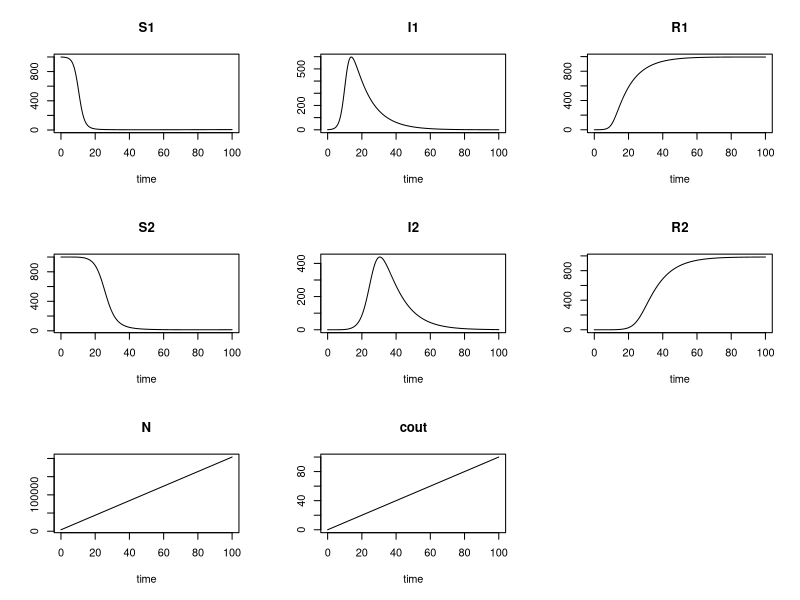
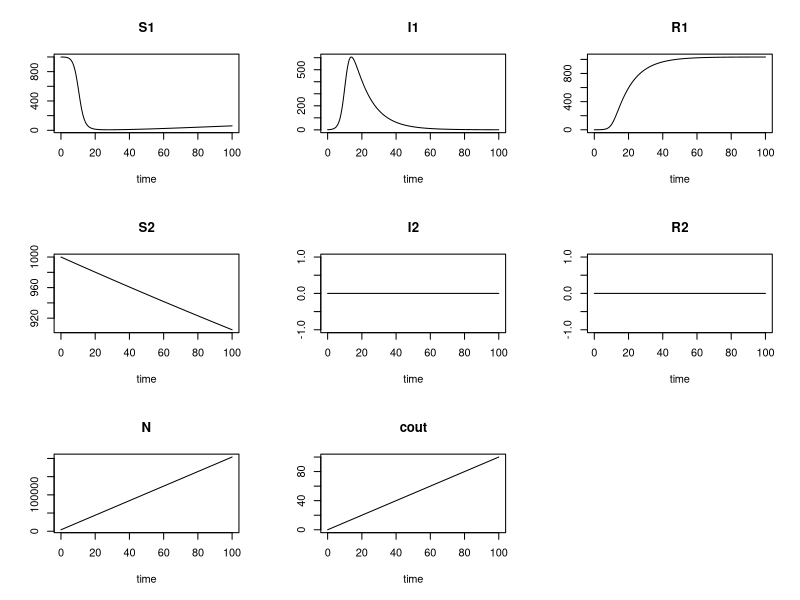
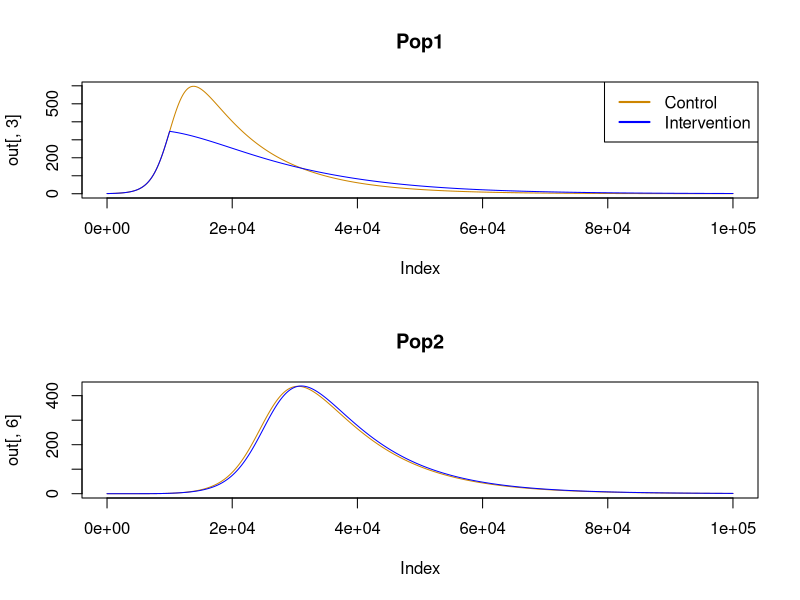
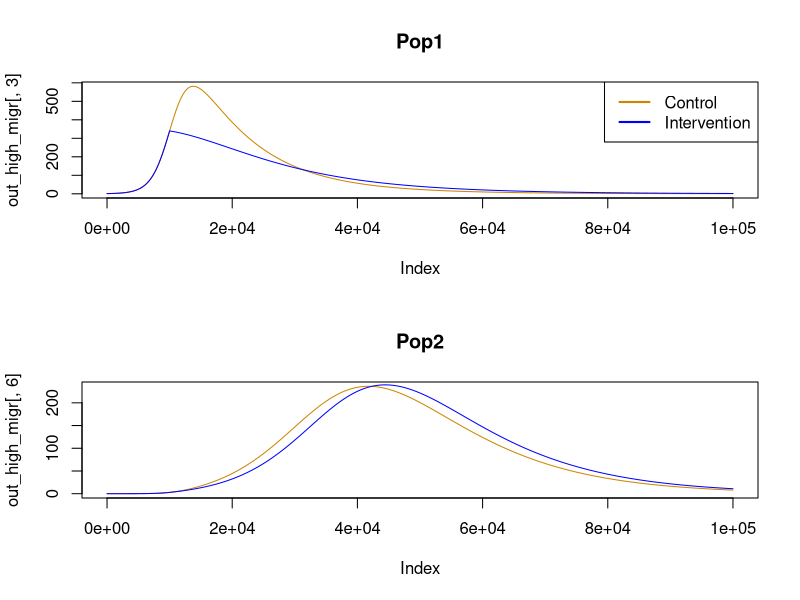

The R script that drew these images, in order:
library(deSolve)
setwd("C:/mgh/spatial")

SIR_patch<-function(t, state, parameters) {
  with(as.list(c(state, parameters)),{
    P1 <- S1 + I1 + R1
    P2 <- S2 + I2 + R2

    if (t >= tbit){beta1 <- beta1 * tbeff}

    lam1 <- beta1 * I1 / P1
    lam2 <- beta2 * I2 / P2
    
    dS1 <- mu*P1 - mu*S1 - lam1*S1 - f12*S1 + f21*S2 
    dI1 <- lam1*S1 - tau*I1 - mu*I1 - f12*I1 + f21*I2
    dR1 <- tau*I1 - mu*R1 - f12*R1 + f21*R2
    dS2 <- mu*P2 - mu*S2 - lam2*S2 + f12*S1 - f21*S2  
    dI2 <- lam2*S2 - tau*I2 - mu*I2 + f12*I1 - f21*I2
    dR2 <- tau*I2 - mu*R2 + f12*R1 - f21*R2

    N <- P1 + P2
    count <- 1
    list(c(dS1, dI1, dR1, dS2, dI2, dR2, N, count))})
}


initP1 <- 1000
initI1 <- 1
initR1 <- 0
initS1 <- initP1 - initI1 - initR1

initP2 <- 1000
initR2 <- 0
initI2 <- 0
initS2 <- initP2 - initI2 - initR2

istate <- c(S1 = initS1, I1 = initI1, R1 = initR1, 
            S2 = initS2, I2 = initI2, R2 = initR2, 
            N = initS1 + initS1 + initR1 + initS2 + initS2 + initR2,
            cout = 0)

parameters <- c(
  mu = (1 / (50 * 52 * 7)),
  beta1 = 0.75,
  beta2 = 0.45,
  tau = 1 / 10,
  f12 = 0.001,
  f21 = 0.001,
  tbit = 1e100
)

time_start <- 0
time_stop <- 100
deltat<- 0.001
tps <- seq(time_start , time_stop , by = deltat)
tt <- seq(1, length(tps), by = 1/deltat)

out <- deSolve::ode(y = istate, times = tps, func = SIR_patch, parms = parameters) 
plot(out)
ww <- which(out[, 1] %% 1 == 0)
sum(out[ww, 2:4]) + sum(out[ww, 5:7])
tail(out[, 8], 1)
tail(out[, 9], 1)


parameters["f12"] <- 0.0
out_no_migration <- deSolve::ode(y = istate, times = tps, func = SIR_patch, parms = parameters) 
plot(out_no_migration)

parameters["f12"] <- 0.001
parameters["tbit"] <- 10
parameters["tbeff"] <- 0.2
out_intervention <- deSolve::ode(y = istate, times = tps, func = SIR_patch, parms = parameters) 
par(mfrow=c(2,1))
plot(out[,3], type = "l", col = "orange3", main = "Pop1")
lines(out_intervention[,3], type = "l", col = "blue")
legend("topright", legend = c("Control", "Intervention"), lwd = 2, col = c("orange3", "blue"))
plot(out[,6], type = "l", col = "orange3", main = "Pop2")
lines(out_intervention[,6], type = "l", col = "blue")


parameters["tbit"] <- 1e100
parameters["f12"] <- 0.003
parameters["f21"] <- 0.001  
parameters["beta2"] <- 0.25
out_high_migr <- deSolve::ode(y = istate, times = tps, func = SIR_patch, parms = parameters) 
parameters["tbit"] <- 10
out_intervention_high_migr <- deSolve::ode(y = istate, times = tps, func = SIR_patch, parms = parameters) 
par(mfrow=c(2,1))
plot(out_high_migr[,3], type = "l", col = "orange3", main = "Pop1")
lines(out_intervention_high_migr[,3], type = "l", col = "blue")
legend("topright", legend = c("Control", "Intervention"), lwd = 2, col = c("orange3", "blue"))
plot(out_high_migr[,6], type = "l", col = "orange3", main = "Pop2")
lines(out_intervention_high_migr[,6], type = "l", col = "blue")
